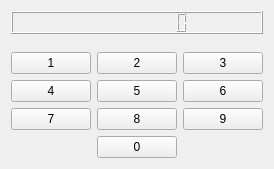
<?xml version="1.0" encoding="UTF-8"?>
<ui version="4.0">
 <class>MainWindow</class>
 <widget class="QMainWindow" name="MainWindow">
  <property name="geometry">
   <rect>
    <x>0</x>
    <y>0</y>
    <width>272</width>
    <height>169</height>
   </rect>
  </property>
  <property name="windowTitle">
   <string>Dialpad</string>
  </property>
  <widget class="QWidget" name="centralWidget">
   <layout class="QVBoxLayout" name="verticalLayout">
    <item>
     <widget class="QLCDNumber" name="lcdNumber">
      <property name="digitCount">
       <number>10</number>
      </property>
     </widget>
    </item>
    <item>
     <spacer name="verticalSpacer">
      <property name="orientation">
       <enum>Qt::Vertical</enum>
      </property>
      <property name="sizeHint" stdset="0">
       <size>
        <width>20</width>
        <height>128</height>
       </size>
      </property>
     </spacer>
    </item>
    <item>
     <layout class="QGridLayout" name="gridLayout">
      <item row="0" column="0">
       <widget class="QPushButton" name="pushButton_1">
        <property name="text">
         <string>1</string>
        </property>
       </widget>
      </item>
      <item row="0" column="1">
       <widget class="QPushButton" name="pushButton_2">
        <property name="text">
         <string>2</string>
        </property>
       </widget>
      </item>
      <item row="0" column="2">
       <widget class="QPushButton" name="pushButton_3">
        <property name="text">
         <string>3</string>
        </property>
       </widget>
      </item>
      <item row="1" column="0">
       <widget class="QPushButton" name="pushButton_4">
        <property name="text">
         <string>4</string>
        </property>
       </widget>
      </item>
      <item row="1" column="1">
       <widget class="QPushButton" name="pushButton_5">
        <property name="text">
         <string>5</string>
        </property>
       </widget>
      </item>
      <item row="1" column="2">
       <widget class="QPushButton" name="pushButton_6">
        <property name="text">
         <string>6</string>
        </property>
       </widget>
      </item>
      <item row="2" column="0">
       <widget class="QPushButton" name="pushButton_7">
        <property name="text">
         <string>7</string>
        </property>
       </widget>
      </item>
      <item row="2" column="1">
       <widget class="QPushButton" name="pushButton_8">
        <property name="text">
         <string>8</string>
        </property>
       </widget>
      </item>
      <item row="2" column="2">
       <widget class="QPushButton" name="pushButton_9">
        <property name="text">
         <string>9</string>
        </property>
       </widget>
      </item>
      <item row="3" column="1">
       <widget class="QPushButton" name="pushButton_0">
        <property name="text">
         <string>0</string>
        </property>
       </widget>
      </item>
     </layout>
    </item>
   </layout>
  </widget>
 </widget>
 <layoutdefault spacing="6" margin="11"/>
 <resources/>
 <connections/>
</ui>
